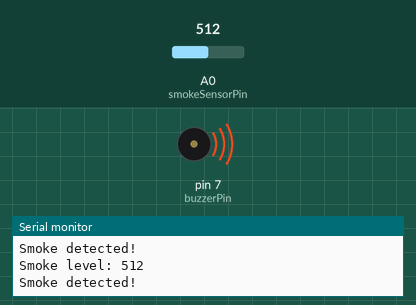
The sketch below on a simulated Arduino Uno, built with avr-gcc and run on an emulated ATmega328P. Shown: buzzer (waves = sounding, pin HIGH), the last lines printed to the serial monitor. The inputs (shaded band) are chosen by the test bench; at power-on: A0 (smokeSensorPin) = 512.

Above: at 1.3 s.
1.4 s: A0 (smokeSensorPin) set to 315
2.9 s: A0 (smokeSensorPin) set to 285
At 3.9 s:
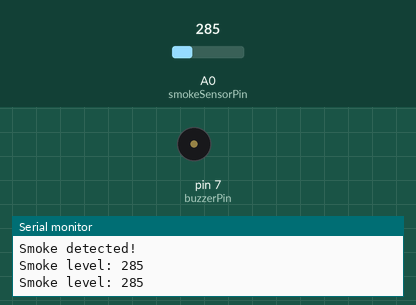
4.5 s: A0 (smokeSensorPin) set to 306
At 5.1 s:
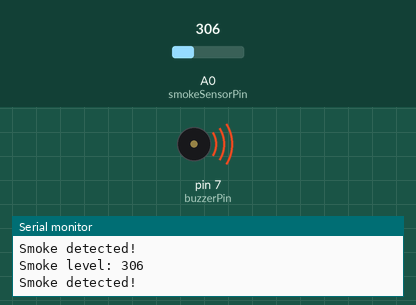
6.0 s: A0 (smokeSensorPin) set to 290
At 6.3 s:
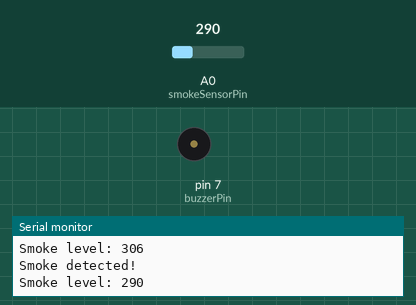
Timing chart, 0 to 8.5 s (numbered marks = the images above; inputs shaded):
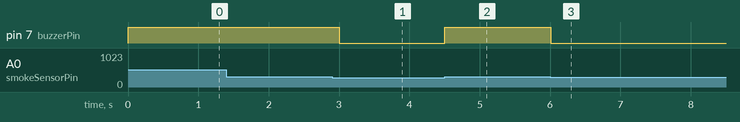

Measured:
- the behaviour switches between 301 and 300 on A0 (smokeSensorPin) (found by bisection; images 0 and 1)
- after the input at 2.9 s, pin 7 (buzzerPin): HIGH → LOW after 0.10 s
- after the input at 4.5 s, pin 7 (buzzerPin): LOW → HIGH at once
- after the input at 6.0 s, pin 7 (buzzerPin): HIGH → LOW at once

The sketch:

code.ino
```cpp
// Define pins
const int smokeSensorPin = A0; // Analog pin for smoke sensor
const int buzzerPin = 7; // Digital pin for buzzer (D7)
int smokeLevel = 0; // Variable to store the smoke level

// Threshold value, adjust based on your environment
const int threshold = 300; // Adjust the threshold according to your sensor calibration

void setup() {
  // Initialize serial communication for monitoring
  Serial.begin(9600);

  // Initialize pin modes
  pinMode(smokeSensorPin, INPUT);
  pinMode(buzzerPin, OUTPUT);
}

void loop() {
  // Read smoke level from the sensor
  smokeLevel = analogRead(smokeSensorPin);

  // Print smoke level to serial monitor
  Serial.print("Smoke level: ");
  Serial.println(smokeLevel);

  // Check if smoke level exceeds threshold
  if (smokeLevel > threshold) {
    // Trigger buzzer
    digitalWrite(buzzerPin, HIGH);
    Serial.println("Smoke detected!");
  } else {
    // Turn off buzzer
    digitalWrite(buzzerPin, LOW);
  }

  // Small delay before reading again
  delay(500);
}
```
